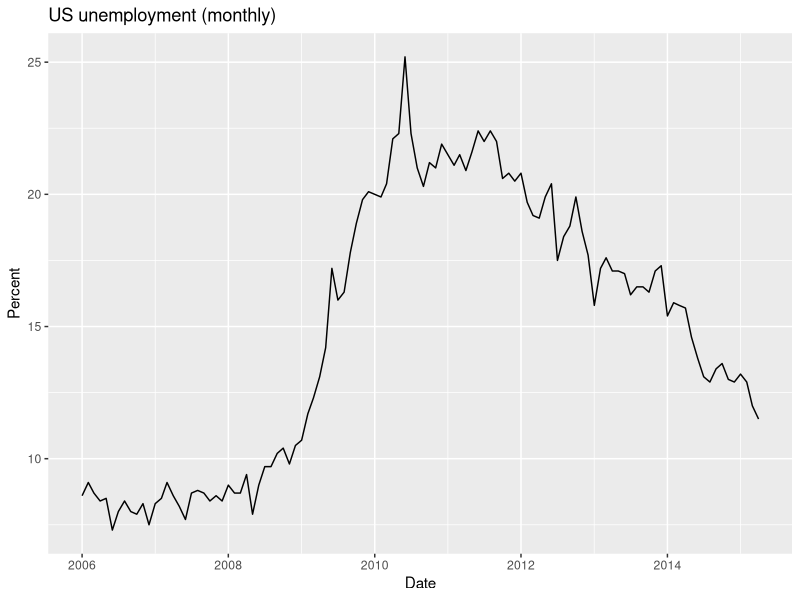
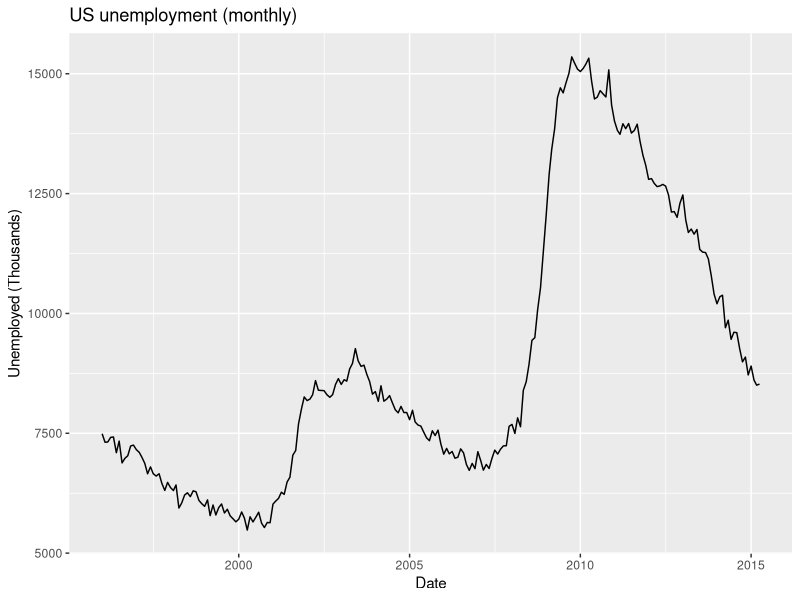

The R script that drew these images, in order:
## ---- chunk 1
library(tidyverse)
library(knitr)
## ---- chunk 2
## First we should take a look at our data
head(economics)

## Now print out the number of rows in the table
nrow(economics)
## ---- chunk 3
economics %>% filter(uempmed >= 10)
## ---- chunk 4
knitr::opts_chunk$set(echo = TRUE, include = TRUE)
## ---- chunk 5

plot.data <- economics %>% 
    filter(date >= as.Date("2006-01-01")) %>% 
    select(date, uempmed)

plot1 <- ggplot(plot.data, aes(x = date, y = uempmed)) +
    geom_line() +
    labs(title = "US unemployment (monthly)", 
         x = "Date",
         y = "Percent")

plot1
## ---- chunk 6
plot.data <- economics %>% 
    filter(date >= as.Date("1996-01-01")) %>% 
    select(date, unemploy)

plot2 <- ggplot(plot.data, aes(x = date, y = unemploy)) +
    geom_line() +
    labs(title = "US unemployment (monthly)",
         x = "Date",
         y = "Unemployed (Thousands)")

plot2
## ---- chunk 7
kable(head(economics, 5), "pandoc", col.names = c("Date", "Pce", "Pop", "Psavert", "uempmed", "unemploy"), align = "c")
